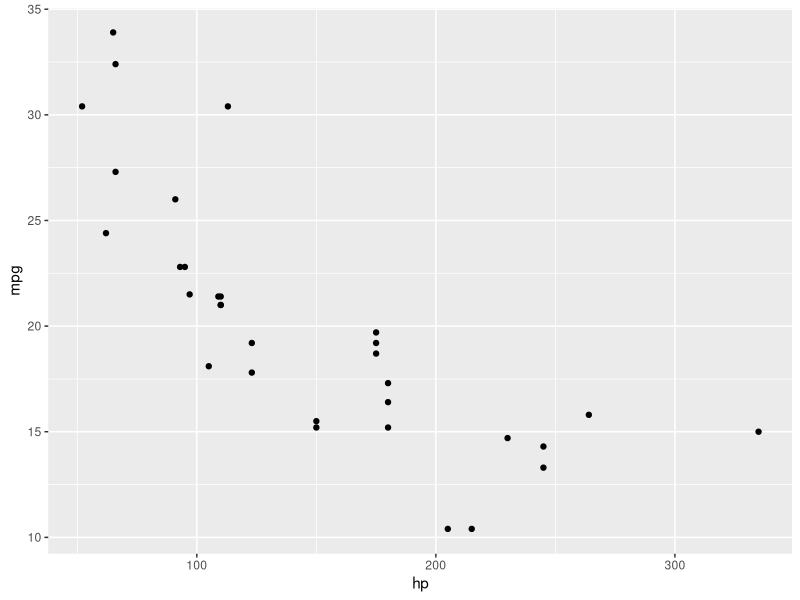
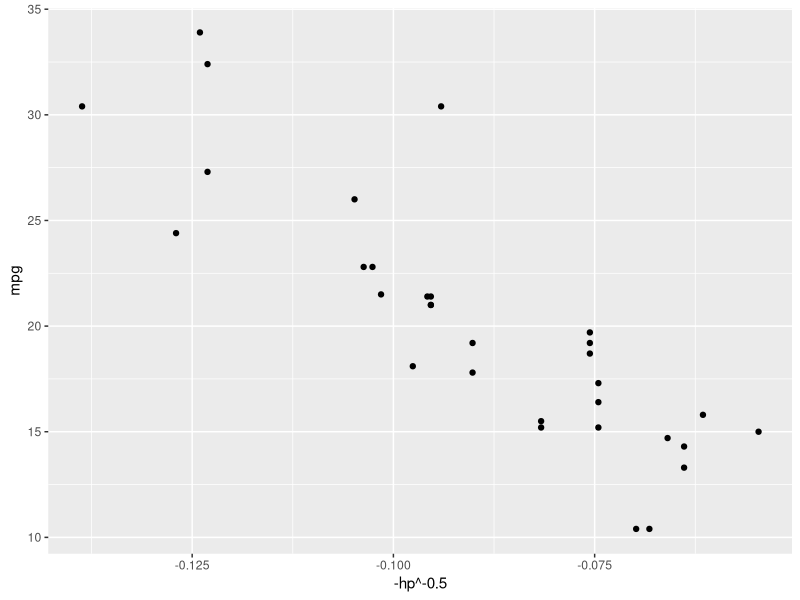
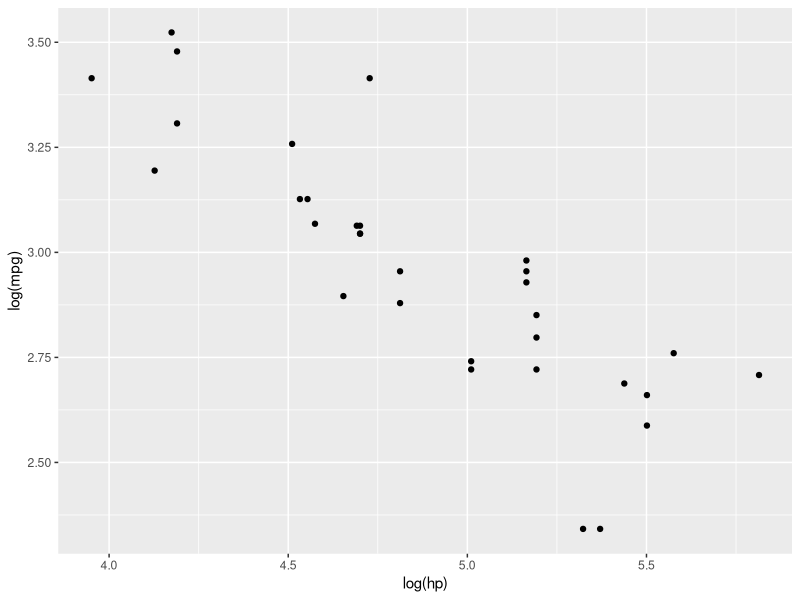
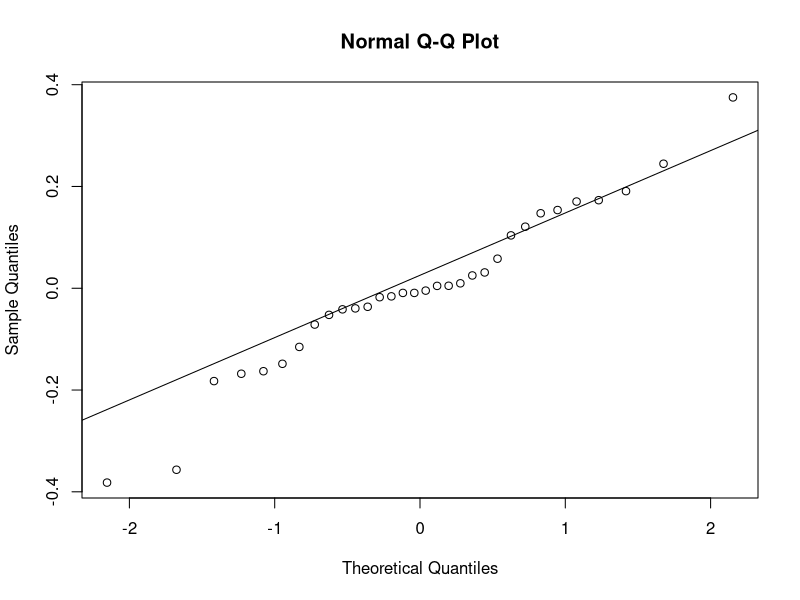
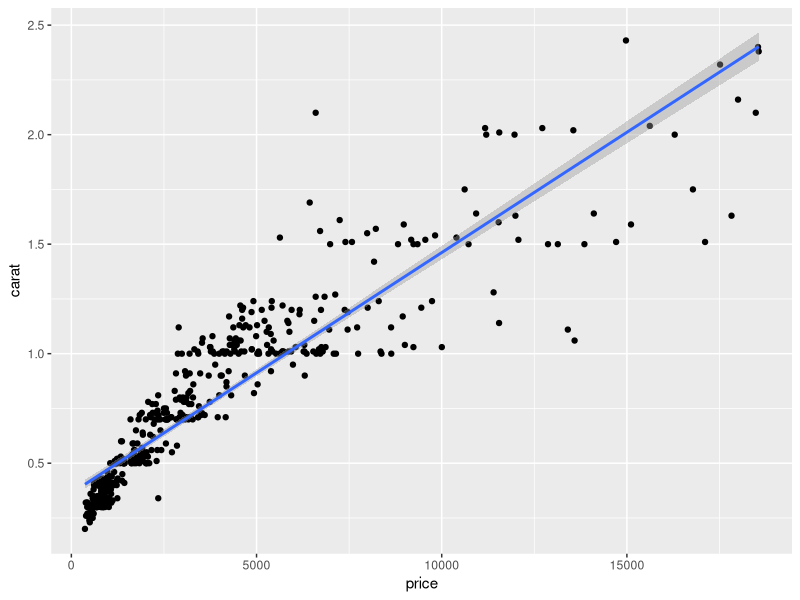
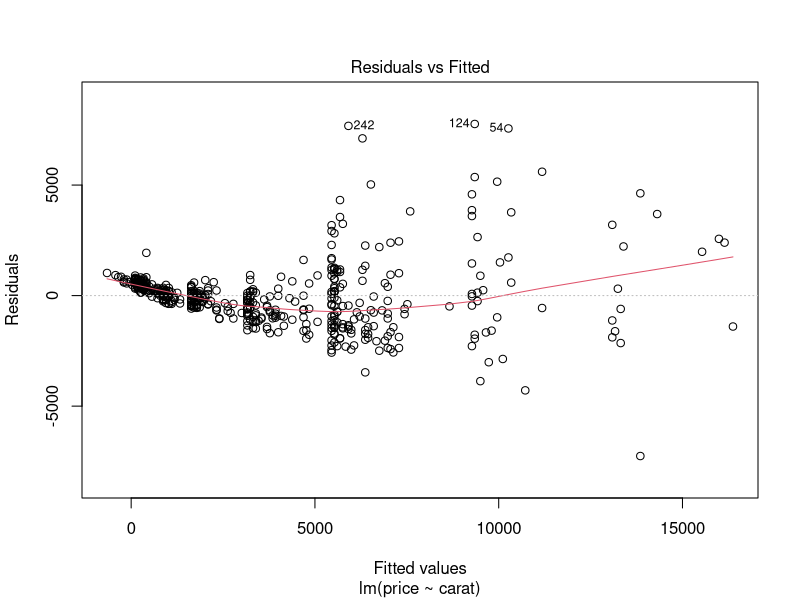
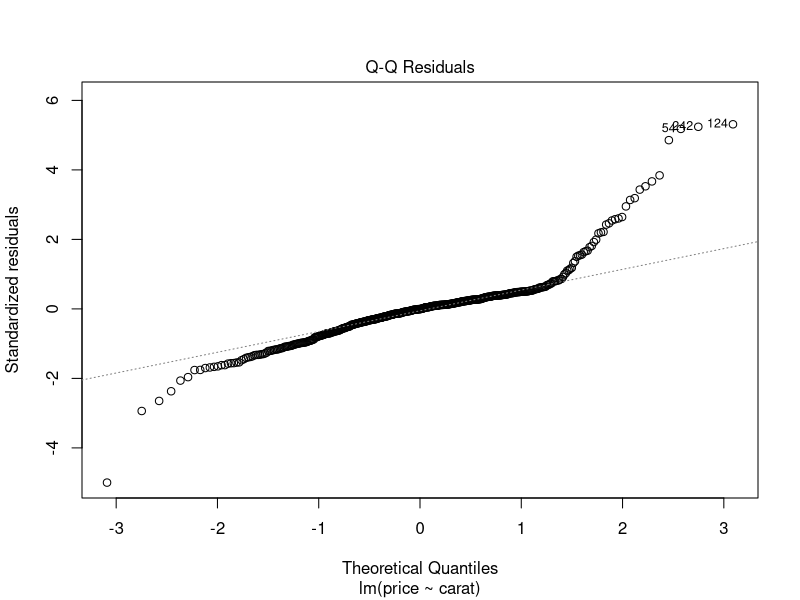
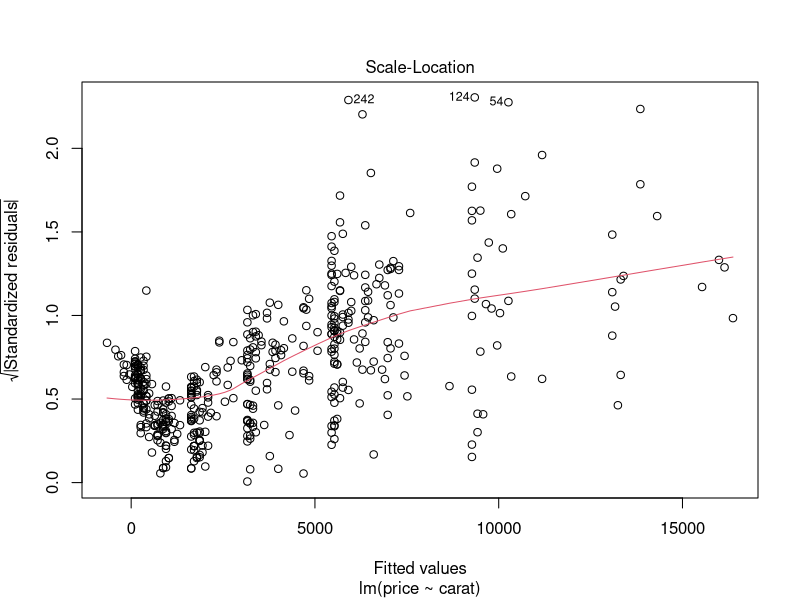

Reproduce these figures in R, in order. (Note: this script raises an error after producing the figures.)
# ЛЕКЦИЯ
install.packages('lme4')
install.packages('mlmRev')
install.packages('lmerTest')

install.packages('tidyverse')
install.packages('ggplot2')
install.packages('nlme')
install.packages('lmtest')
install.packages('dplyr')
install.packages('merTools')

library(mlmRev)
library(lme4)
library(ggplot2)
library(lmtest)
library(car)
library(tidyverse)
library(nlme)


# Линейность свзяи
qplot(data = mtcars, x = hp, y = mpg) # это я так, развлекаюсь
# Трансформация Тьюки
qplot(data = mtcars, x = -hp^-0.5, y = mpg)
cor.test(mtcars$hp, mtcars$mpg)
# подбирать по коэффициенту корреляции наибольшему по модулю
# степень в которую возводить
# но это плохо интерпретируемо
# логарифмирование гораздо более интерпретируемо
qplot(data = mtcars, x = log(hp), y = log(mpg))
fit1 <- lm(log(mpg) ~ log(hp), mtcars)
summary(fit1)
# ненормально распределенные остатки стали нормальными
qqnorm(fit1$residuals)
qqline(fit1$residuals)
shapiro.test(fit1$residuals)

# гетероскедастичность
library(ggplot2)
str(diamonds)
diamonds_2 <- sample_n(diamonds, 500)
qplot(data =diamonds_2, x = price, y = carat)+
  geom_smooth(method=lm)
fit2 <- lm(price ~ carat, diamonds_2)
summary(fit2)
coefficients(fit2) # средняя температура по больнице
plot(fit2) # look at residuals
# solution with log transformation
qplot(data =diamonds_2, x = log(price), y = log(carat))+
  geom_smooth(method=lm)
fit3 <- lm(log(carat) ~ log(price), diamonds_2)
bptest(fit3) # ошибка не связана с предикторами в модели
bptest(fit2) # ошибка связана с предикторами в модели

# мультиколлинеарность
# give some random data
data <- data_frame(y = rnorm(30),
                   x_1 = rnorm(30),
                   x_2 = x_1,
                   x_3 = rnorm(30))
pairs(data)
# тестим на наличие NA - это типа полная мультиколлинеарность
fit4 <- lm(y~., data)
summary(fit4)
# NA выскакивают из-за мультиколлинеарности
# надо исключить одну из переменных
data(cars)
head(cars)
qplot(x = speed, y = dist, data = cars)
fit5 <- lm(dist~., cars)
summary(fit5)
# вместо трансформации можно ещё и создавать доп предикторы
cars <- mutate(cars, speed_2 = speed^2, speed_3 = speed^3)
pairs(cars) # теперь есть мультиколлинеарность
fit6 <- lm(dist~., cars)
summary(fit6)  # но теперь ни одна из переменных не значима!!
# аааа что произошло?? Но р2 почти не поменялся
# ТО ЕСТЬ МУЛЬТИКОЛЛИНЕАРНОСТЬ МОЖЕТ ЗАТРАГИВАТЬ
# УРОВЕНЬ ЗНАЧИМОСТИ ПЕРЕМЕННЫХ АААААААААААААААА
data(swiss)
head(swiss)
fit7 <- lm(Fertility ~ ., data = swiss)
summary(fit7)
# И вот теперь мы смотрим на этом всё и думаем
# А это вообще хоть что-то значит и зачем вообще это всё??
cor.test(~ Fertility + Examination, swiss)
# Вот теперь в значимо, а в модельке показывало, что
# незначимо
# Качественная проверка - VIF
# для каждого предиктора объясняет насколько хорошо
# каждый предиктор объясняется другими предикторами
vif(fit7)
fit8 <- lm(Fertility ~ ., select(swiss, -Examination))
summary(fit8)
vif(fit8)

######### Mixed models
# Синтаксис для смешанных регрессионных моделей в пакете 'lme4'

lmer(DV ~ IV + (1 + IV | RV), data = my_data)


str(Exam)
help(Exam)

ggplot(data = Exam, aes(x = standLRT, y = normexam)) + 
  geom_point()


ggplot(data = Exam, aes(x = standLRT, y = normexam, col = school)) + 
  geom_point()



# Один главный эффект


Model1 <- lm(normexam ~ standLRT, data=Exam)

Exam$Model1_pred <- predict(Model1)
ggplot(data = Exam, aes(x = standLRT, y = normexam)) + 
  geom_point() + 
  geom_line(data = Exam, aes(x = standLRT, y = Model1_pred), col = 'blue', size = 1)



Model1 <- lmer(normexam ~ standLRT, data=Exam)
# нельзя задавать без рандомного эффекта -- будет ошибка





# Главный эффект + случайный свободный член
Model2 <- lmer(normexam ~ standLRT + (1|school), data=Exam)
summary(Model2)

Exam$Model2_pred <- predict(Model2)
ggplot(data = Exam, aes(x = standLRT, y = normexam)) + 
  geom_point(alpha = 0.2) + 
  geom_line(data = Exam, aes(x = standLRT, y = Model2_pred, col = school))
# Красиво





# Главный эффект + случайный свободный член
# + случайный угловой коэффициент
# Тут мы предполагаем, что коэффициенты скоррелированны
Model3 <- lmer(normexam ~ standLRT + (1 + standLRT|school), data=Exam)
summary(Model3)

Exam$Model3_pred <- predict(Model3)
ggplot(data = Exam, aes(x = standLRT, y = normexam)) + 
  geom_point(alpha = 0.2) + 
  geom_line(data = Exam, aes(x = standLRT, y = Model3_pred, col = school))








# Главный эффект + случайный угловой коэффициент
Model4 <- lmer(normexam ~ standLRT + (0 + standLRT|school), data=Exam)
summary(Model4)

Exam$Model4_pred <- predict(Model4)
ggplot(data = Exam, aes(x = standLRT, y = normexam)) + 
  geom_point(alpha = 0.2) + 
  geom_line(data = Exam, aes(x = standLRT, y = Model4_pred, col = school))








# Нескоррелированные случайные эффекты
# типа intercept и slope отдельно друг от друга заданы
# можно еще через || задавать
Model5 <- lmer(normexam ~ standLRT + (1|school) + (0 + standLRT|school), data=Exam)
summary(Model5)






###################################################################################
# Вернуться здесь на слайды и разобрать вопрос про lm()
# Сравнение моделей


Model2 <- lmer(normexam ~ standLRT + (1|school), REML = FALSE, data=Exam)
summary(Model2)

# исключаем предиктор
# то есть в одной моедли есть интересуемый предиктор,
# а в другой нет
Model0 <- lmer(normexam ~ 1 + (1|school), REML = FALSE, data = Exam)
summary(Model0)

anova(Model0, Model2)  # f-test






# p-значения

library(lmerTest)

Model2 <- lmer(normexam ~ standLRT + (1|school), data=Exam)
summary(Model2)





# Обобщённые смешанные модели

Exam$school_type <- ifelse(Exam$type == 'Mxd', 1, 0)

Model5 <- glmer(school_type ~ normexam + (1|school), family = "binomial", data = Exam)

summary(Model5)






# Предсказания на новых датасетах


predict(Model2, Exam)


new_Exam <- Exam[sample(1:nrow(Exam), 100), ]
new_Exam$school <- sample(101:200)

predict(Model2, new_Exam, allow.new.levels = T)



# Исследование случайных эффектов

fixef(Model3)
ranef(Model3)
